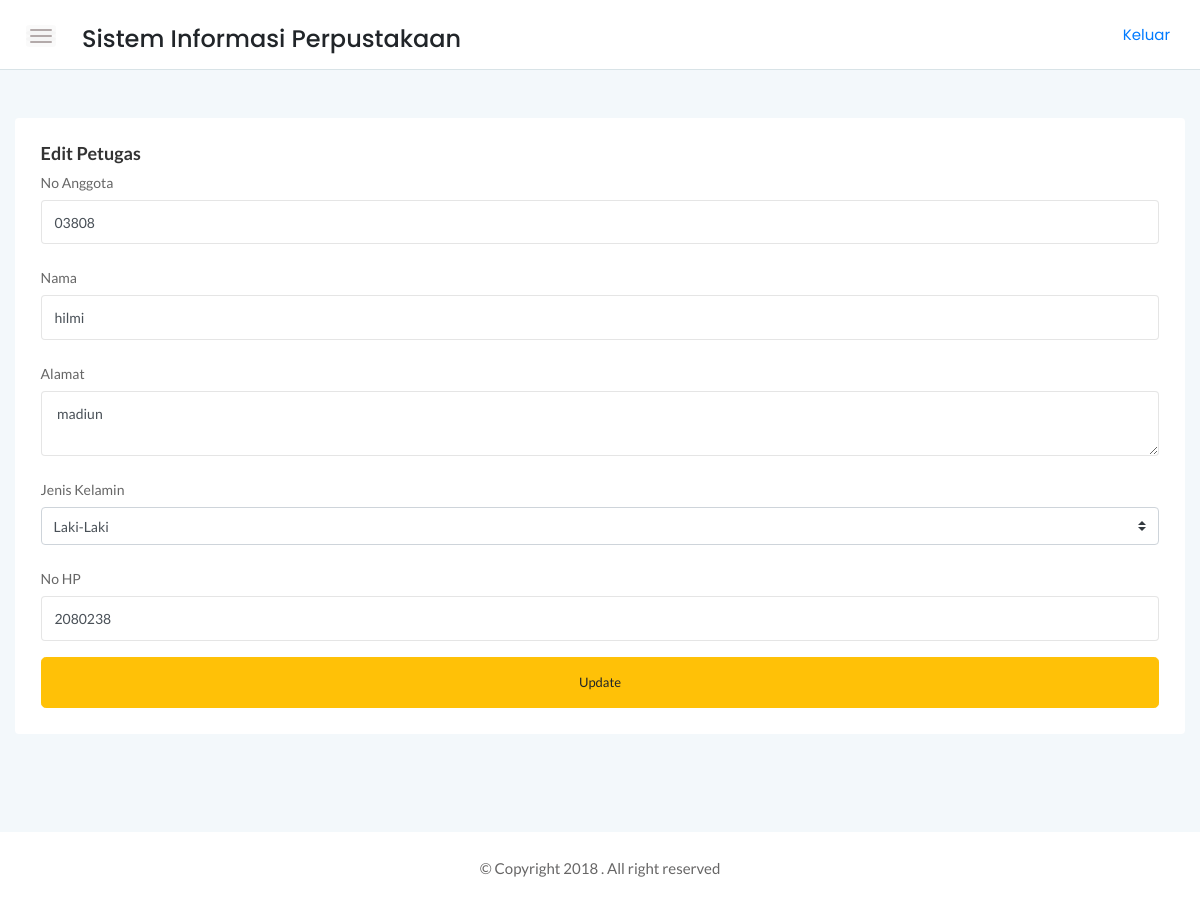
Screenshot of /srtdash/app/petugas/edit.php?kode=03808 (signed in) with the database file from the repository.
### tables this page shows
CREATE TABLE `petugas` (
  `kode_petugas` char(20) NOT NULL,
  `nama` varchar(50) NOT NULL,
  `alamat` varchar(100) NOT NULL,
  `jl` enum('Laki-Laki','Perempuan') NOT NULL,
  `no_hp` char(13) NOT NULL,
  `user` varchar(20) NOT NULL,
  `pass` varchar(255) NOT NULL
);

### srtdash/function/functions.php (called while the page is built, shortened)
<?php
$link = mysqli_connect("localhost","root","", "perpustakaan");
function tampil($query){
global $link;
$result = mysqli_query($link,$query);
while ($row = mysqli_fetch_assoc($result)){
    $rows[] = $row;
}
return $rows;
}
?>

### srtdash/app/petugas/edit.php (the view, shortened to what this page needs)
<?php
require '../../function/functions.php';
$kode = $_GET['kode'];
$row = tampil("SELECT * FROM petugas WHERE kode_petugas = '$kode'")[0];
?>
<!DOCTYPE html>
<html>
    <head>
        <link rel="stylesheet" href="../../assets/css/bootstrap.min.css">
        <link rel="stylesheet" href="../../assets/css/font-awesome.min.css">
        <link rel="stylesheet" href="../../assets/css/themify-icons.css">
        <link rel="stylesheet" href="../../assets/css/metisMenu.css">
        <link rel="stylesheet" href="../../assets/css/owl.carousel.min.css">
        <link rel="stylesheet" href="../../assets/css/slicknav.min.css">
        <link rel="stylesheet" href="../../assets/css/typography.css">
        <link rel="stylesheet" href="../../assets/css/default-css.css">
        <link rel="stylesheet" href="../../assets/css/styles.css">
        <link rel="stylesheet" href="../../assets/css/responsive.css">
    </head>
    <body>
    <div class="page-container">
        <div class="main-content">
            <div class="header-area">
                <div class="row align-items-center">
                    <div class="col-md-6 col-sm-8 clearfix">
                        <div class="nav-btn pull-left">
                            <span></span>
                            <span></span>
                            <span></span>
                        </div>
                        <div class="nav-btn pull-left">
                            <h4>Sistem Informasi Perpustakaan</h4>
                        </div>
                    </div>
                    <div class="col-md-6 col-sm-4 clearfix">
                            <ul class="notification-area pull-right">
                                <p><a href="../logout/logout.php">Keluar</a></p>
                            </ul>
                        </div>
                </div>
            </div>
            <div class="main-content-inner">
                <div class="sales-report-area mt-5 mb-5">
                   <div class="card">
                   <div class="card-body">
                   <h4 class="header-title mb-0">Edit Petugas</h4>
        <form action="" method="POST">
            <div class="form-group">
                <label for="kode" class="col-form-label">No Anggota</label>
                <input class="form-control" type="text" name="kode" id="kode" value="<?=$row['kode_petugas'] ;?>"    required>
            </div>
            <div class="form-group">
                <label for="nama" class="col-form-label">Nama</label>
                <input class="form-control" type="text" name="nama" value="<?=$row['nama'] ;?>" id="nama" required>
            </div>
            <div class="form-group">
                <label for="alamat" class="col-form-label">Alamat</label>
                <textarea class="form-control" type="text" name="alamat" id="alamat" required> <?=$row['alamat'] ;?></textarea>
            </div>
            <div class="form-group">
                                            <label class="col-form-label">Jenis Kelamin</label>
                                            <select class="custom-select" name="jl">
                                                    <option value="Laki-Laki" <?php if($row['jl'] == "Laki-Laki"){echo "selected";}?>>Laki-Laki</option>
                                            </select>
            </div>
            <div class="form-group">
                <label for="no_hp" class="col-form-label">No HP</label>
                <input class="form-control" type="number" name="no_hp" id="no_hp" value="<?=$row['no_hp'] ;?>" required>
            </div>
            <button type="submit" name="update" class="btn btn-warning btn-lg btn-block">Update</button>
        </form>
   </div>
                     </div>
                </div>
            </div>
        </div>
        <footer>
            <div class="footer-area">
                <p>© Copyright 2018 . All right reserved</p>
            </div>
        </footer>
    </div>
</body>
</html>

### srtdash/assets/css/typography.css (style rules this page uses)
body { font-size: 14px; font-family: 'Lato', sans-serif; }
h1, h2, h3, h4, h5, h6 { margin: 0; font-family: 'Poppins', sans-serif; }
p { font-family: 'Lato', sans-serif; font-size: 15px; line-height: 26px; color: #444; margin-bottom: 0; }
a, a:visited { text-decoration: none; transition: all 0.3s ease-in-out; -webkit-transition: all 0.3s ease-in-out; -moz-transition: all 0.3s ease-in-out; -o-transition: all 0.3s ease-in-out; outline: 0; font-family: 'Poppins', sans-serif; }
p a, p a:visited { line-height: inherit; outline: 0; }
ul, ol { margin-bottom: 0px; margin-top: 0px; padding: 0; }
ul { margin: 0; list-style-type: none; }
button { cursor: pointer; outline: none!important; letter-spacing: 0; }

### srtdash/assets/css/default-css.css (style rules this page uses)
* { margin: 0; padding: 0; box-sizing: border-box; }
*, *:before, *:after { -moz-box-sizing: border-box; -webkit-box-sizing: border-box; box-sizing: border-box; }
html { -webkit-font-smoothing: antialiased; }
body { background: #fff; font-weight: normal; -webkit-font-smoothing: antialiased; -webkit-text-size-adjust: 100%; }
:root { --primary-color: #4336FB; }

### srtdash/assets/css/styles.css (style rules this page uses)
.page-container { width: 100%; height: 100%; min-height: 100vh; padding-left: 280px; -webkit-transition: padding-left 0.3s ease 0s; transition: padding-left 0.3s ease 0s; }
.card { border: none; border-radius: 4px; background-color: #fff; -webkit-transition: all 0.3s ease 0s; transition: all 0.3s ease 0s; }
.card-body { padding: 25.6px; padding: 1.6rem; }
.main-content { width: 100%; background: #F3F8FB; }
.main-content-inner { padding: 0 30px 50px; }
.header-area { padding: 15px 30px; background: #fff; border-bottom: 1px solid #d8e3e7; }
.nav-btn { margin-right: 30px; margin-top: 10px; cursor: pointer; }
.nav-btn span { display: block; width: 22px; height: 2px; background: #b3aaaa; margin: 4px 0; border-radius: 15px; -webkit-transition: all 0.3s ease 0s; transition: all 0.3s ease 0s; box-shadow: 0 0 0 4px rgba(99, 96, 96, 0.03); }
.notification-area { -webkit-user-select: none; -moz-user-select: none; -ms-user-select: none; user-select: none; position: relative; z-index: 1; }
.header-title { font-family: 'Lato', sans-serif; font-size: 18px; font-weight: 600; letter-spacing: 0; color: #333; text-transform: capitalize; margin-bottom: 17px; }
.footer-area { text-align: center; padding: 23px 0 19px; background: #fff; }
.footer-area p { color: #676666; margin-bottom: 0; }
.btn { padding: 11px 17px; font-size: 13px; letter-spacing: 0; }
.btn-lg { padding: 15px 22px; }
.form-control, .form-control:focus { outline: none; box-shadow: none; }
.form-control { font-size: 14px; border: 1px solid rgba(170, 170, 170, .3); padding: 10.72px 12.8px; padding: .67rem .8rem; }
label { font-weight: 500; color: #666; display: inline-block; margin-bottom: 8px; margin-bottom: .5rem; }

### srtdash/assets/css/responsive.css (style rules this page uses)
@media (min-width: 1200px) and (max-width: 1364px) { .main-content-inner { padding: 0 15px 50px; } }
@media (min-width: 1200px) and (max-width: 1364px) { .page-container, .sbar_collapsed.page-container { padding-left: 0; } }

### rows the page displays
petugas: kode "03808", nama "hilmi", alamat "madiun", jl "Laki-Laki", no_hp "2080238"
